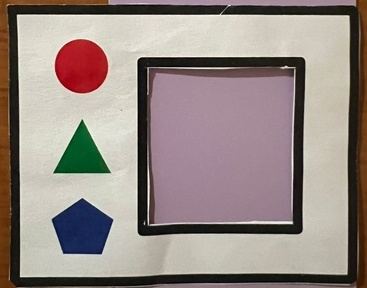
#> input picture correction/output1_crop/1001-4A_1.jpg_crop_0.jpg, 367 x 288 px; its folder holds only this picture in this run
$ python 2_card.py
#> lines starting #> are read from the running program, lines starting #| are printed output that depends on the picture; after the words box and inside, x2 and y2 are one past the last pixel; in counts of white or black regions, pixels touching at a corner belong together
#> further down, image is the input picture: shape (288, 367, 3); mean B, G, R 133.6, 138.9, 151.1
import os
import cv2
import numpy as np

# 输入和输出路径
input_folder = "output1_crop"  # 经过YOLO裁剪后的颜色卡
output_folder = "output2_card"  # 仅检测内黑框颜色区域

# 确保输出文件夹存在
os.makedirs(output_folder, exist_ok=True)

def detect_color_region(image):
    """ 通过中心点颜色，检测连续的色块区域 """

    h, w = image.shape[:2]
#> h = 288; w = 367

    # **获取图片中心点颜色**
    cx, cy = w // 2, h // 2
#> cx = 183; cy = 144
    center_color = image[cy, cx]  # 取中心点 BGR 颜色
#> center_color = [156, 139, 166]

    # **转换到 HSV 颜色空间**
    hsv = cv2.cvtColor(image, cv2.COLOR_BGR2HSV)
#> hsv: shape (288, 367, 3); mean H, S, V 60.8, 56.4, 153.7
    center_hsv = cv2.cvtColor(np.uint8([[center_color]]), cv2.COLOR_BGR2HSV)[0][0]
#> center_hsv = [161, 41, 166]

    # **设定颜色范围**
    h, s, v = center_hsv
#> h = 161; s = 41; v = 166
    lower_bound = np.array([max(0, h - 20), max(30, s - 40), max(30, v - 50)])  # 允许颜色波动
#> lower_bound = [141, 30, 116]
    upper_bound = np.array([min(180, h + 20), min(255, s + 40), min(255, v + 50)])
#> upper_bound = [180, 81, 216]

    # **创建颜色掩码**
    mask = cv2.inRange(hsv, lower_bound, upper_bound)
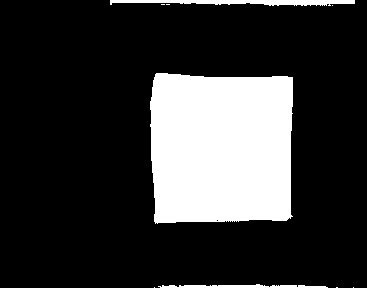
#> mask: shape (288, 367); 20.6% white; 9 white regions (6 under 20 px), largest, box (x1, y1, x2, y2) and area: (150, 73, 293, 224) 20272, (110, 0, 355, 6) 997, (158, 284, 328, 288) 448

    # **形态学处理，填补色块缺失部分**
    kernel = np.ones((5, 5), np.uint8)
    mask = cv2.morphologyEx(mask, cv2.MORPH_CLOSE, kernel)
#> mask: shape (288, 367); 20.6% white; 5 white regions (2 under 20 px)

    # **轮廓检测，找到最大色块**
    contours, _ = cv2.findContours(mask, cv2.RETR_EXTERNAL, cv2.CHAIN_APPROX_SIMPLE)
#> contours = 5 contours, 2 with area under 20; largest, box (x1, y1, x2, y2) and area: (150, 73, 293, 224) 20000, (110, 0, 355, 6) 798, (154, 284, 328, 288) 303

    if not contours:
        return None, None

    # 选择最大连续色块
    max_contour = max(contours, key=cv2.contourArea)
#> max_contour = contour of 68 points, box (x1, y1, x2, y2) (150, 73, 293, 224), area 20000

    return max_contour, mask

# 遍历所有图片
for filename in os.listdir(input_folder):
    if filename.endswith((".jpg", ".png", ".jpeg")):
        image_path = os.path.join(input_folder, filename)
        image = cv2.imread(image_path)

        # ❶ **检测中心颜色对应的色块区域**
        color_region, mask = detect_color_region(image)
#> color_region has the same summary as max_contour in detect_color_region

        if color_region is None:
            print(f"⚠️ {filename} 未检测到稳定的颜色区域，跳过")
            continue

        # ❷ **绘制检测到的色块**
        result = image.copy()
        cv2.drawContours(result, [color_region], -1, (0, 255, 0), 3)
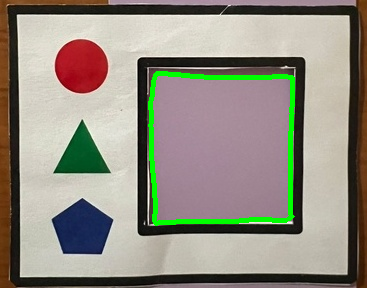
#> result: shape (288, 367, 3); 2.65% of pixels changed, all inside (x1, y1, x2, y2) = (148, 71, 295, 226)

        # ❸ **保存最终图片**
        output_path = os.path.join(output_folder, filename)
        cv2.imwrite(output_path, result)

print("✅ 颜色区域检测完成，结果已保存到:", output_folder)

$ run again, on correction/output1_crop/1008-6a_1.jpg_crop_0.jpg
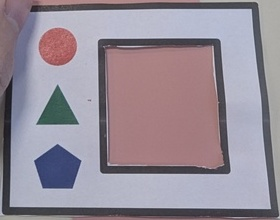
#> input picture correction/output1_crop/1008-6a_1.jpg_crop_0.jpg, 280 x 220 px
#> image is the input picture: shape (220, 280, 3); mean B, G, R 151.3, 140, 149.8
#> center_color = [132, 126, 167]
#> hsv: shape (220, 280, 3); mean H, S, V 128.5, 37.9, 161.2
#> center_hsv = [176, 63, 167]
#> in detect_color_region, `h, s, v = center_hsv`: h = 176; s = 63; v = 167
#> lower_bound = [156, 30, 117]
#> upper_bound = [180, 103, 217]
#> in detect_color_region, `mask = cv2.morphologyEx(mask, cv2.MORPH_CLOSE, kernel)`:
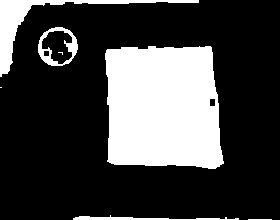
#> mask: shape (220, 280); 25.7% white; 7 white regions (2 under 20 px)
#> contours = 6 contours, 2 with area under 20; largest, box (x1, y1, x2, y2) and area: (105, 46, 224, 169) 12794, (0, 0, 199, 77) 1659, (38, 27, 78, 66) 1174, (73, 215, 239, 220) 196
#> max_contour = contour of 95 points, box (x1, y1, x2, y2) (105, 46, 224, 169), area 12794
#> color_region has the same summary as max_contour in detect_color_region
#> `cv2.drawContours(result, [color_region], -1, (0, 255, 0), 3)`:
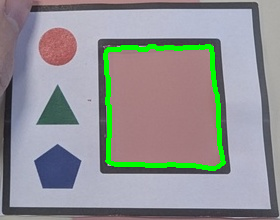
#> result: shape (220, 280, 3); 3.65% of pixels changed, all inside (x1, y1, x2, y2) = (103, 44, 226, 171)

$ run again, on correction/output1_crop/2002-6B_8.jpg_crop_0.jpg
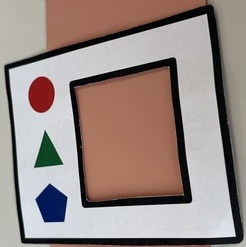
#> input picture correction/output1_crop/2002-6B_8.jpg_crop_0.jpg, 246 x 247 px
#> image is the input picture: shape (247, 246, 3); mean B, G, R 133.1, 137.9, 152.6
#> center_color = [94, 115, 167]
#> hsv: shape (247, 246, 3); mean H, S, V 59.9, 58.4, 156.4
#> center_hsv = [9, 111, 167]
#> in detect_color_region, `h, s, v = center_hsv`: h = 9; s = 111; v = 167
#> lower_bound = [0, 71, 117]
#> upper_bound = [29, 151, 217]
#> in detect_color_region, `mask = cv2.morphologyEx(mask, cv2.MORPH_CLOSE, kernel)`:
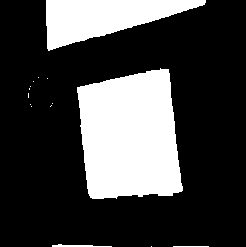
#> mask: shape (247, 246); 26.1% white; 15 white regions (11 under 20 px)
#> contours = 15 contours, 12 with area under 20; largest, box (x1, y1, x2, y2) and area: (77, 68, 183, 199) 10987, (46, 0, 206, 51) 4342, (52, 244, 112, 247) 44
#> max_contour = contour of 126 points, box (x1, y1, x2, y2) (77, 68, 183, 199), area 10987
#> color_region has the same summary as max_contour in detect_color_region
#> `cv2.drawContours(result, [color_region], -1, (0, 255, 0), 3)`:
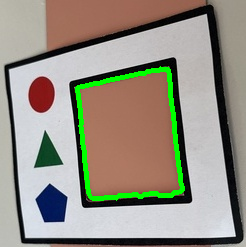
#> result: shape (247, 246, 3); 3.42% of pixels changed, all inside (x1, y1, x2, y2) = (75, 66, 185, 201)

$ run again, on correction/output1_crop/1001-4B-4.jpg_crop_0.jpg
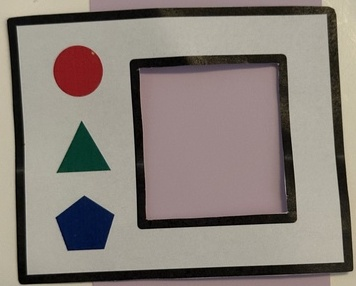
#> input picture correction/output1_crop/1001-4B-4.jpg_crop_0.jpg, 356 x 286 px
#> image is the input picture: shape (286, 356, 3); mean B, G, R 120.7, 127.8, 136.4
#> center_color = [136, 135, 155]
#> hsv: shape (286, 356, 3); mean H, S, V 56.6, 48.3, 138.1
#> center_hsv = [179, 33, 155]
#> in detect_color_region, `h, s, v = center_hsv`: h = 179; s = 33; v = 155
#> lower_bound = [159, 30, 105]
#> upper_bound = [180, 73, 205]
#> in detect_color_region, `mask = cv2.morphologyEx(mask, cv2.MORPH_CLOSE, kernel)`:
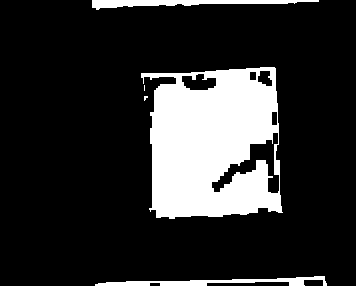
#> mask: shape (286, 356); 18% white; 5 white regions (2 under 20 px)
#> contours = 5 contours, 2 with area under 20; largest, box (x1, y1, x2, y2) and area: (141, 67, 283, 219) 17807, (92, 0, 319, 10) 878, (95, 276, 327, 286) 760
#> max_contour = contour of 123 points, box (x1, y1, x2, y2) (141, 67, 283, 219), area 17807
#> color_region has the same summary as max_contour in detect_color_region
#> `cv2.drawContours(result, [color_region], -1, (0, 255, 0), 3)`:
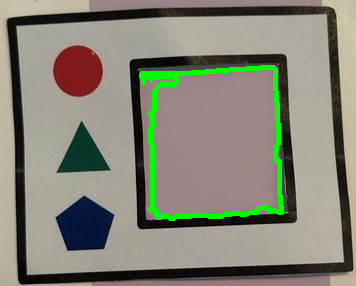
#> result: shape (286, 356, 3); 2.99% of pixels changed, all inside (x1, y1, x2, y2) = (139, 65, 285, 221)
